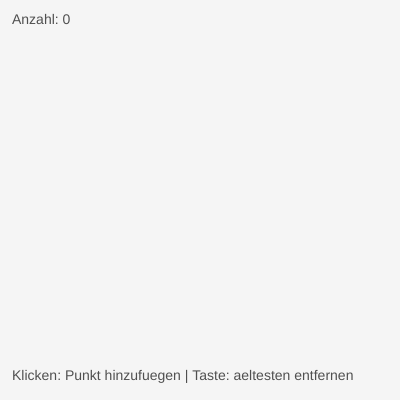
Frame 1 (no input)
Frame 60 (no input): identical to frame 1, image omitted
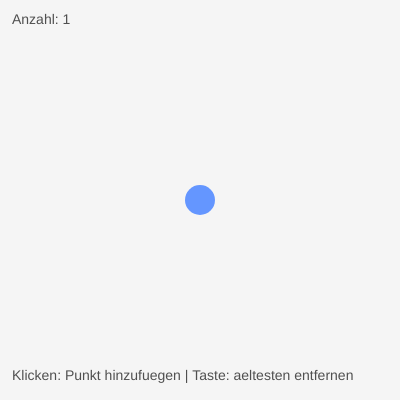
Frame 120 (the mouse pressed at the canvas centre since frame 60)

The p5.js sketch that drew these frames (run headless with seeded random() and noise() and a simulated clock; from frame 60 on, the mouse is pressed at the canvas centre):

// p5.js sketch
// ── sketch.js
// Lektion 4: Elemente hinzufuegen und entfernen
// Arrays koennen zur Laufzeit wachsen und schrumpfen.

let punkte = []; // Array fuer die angeklickten Punkte

function setup() {
  createCanvas(400, 400);
}

function draw() {
  background(245);

  // Alle gespeicherten Punkte zeichnen.
  for (let i = 0; i < punkte.length; i++) {
    fill(100, 150, 255);
    noStroke();
    circle(punkte[i].x, punkte[i].y, 30);
  }

  // Kurze Anleitung anzeigen.
  fill(80);
  textSize(14);
  text('Klicken: Punkt hinzufuegen | Taste: aeltesten entfernen', 12, 380);
  text('Anzahl: ' + punkte.length, 12, 24);
}

// Bei jedem Klick einen neuen Punkt ans Array anhaengen.
function mousePressed() {
  punkte.push({ x: mouseX, y: mouseY });
}

// Bei jedem Tastendruck den ersten (aeltesten) Punkt entfernen.
function keyPressed() {
  // shift() entfernt das erste Element des Arrays.
  // (pop() wuerde stattdessen das letzte Element entfernen.)
  punkte.shift();
}
